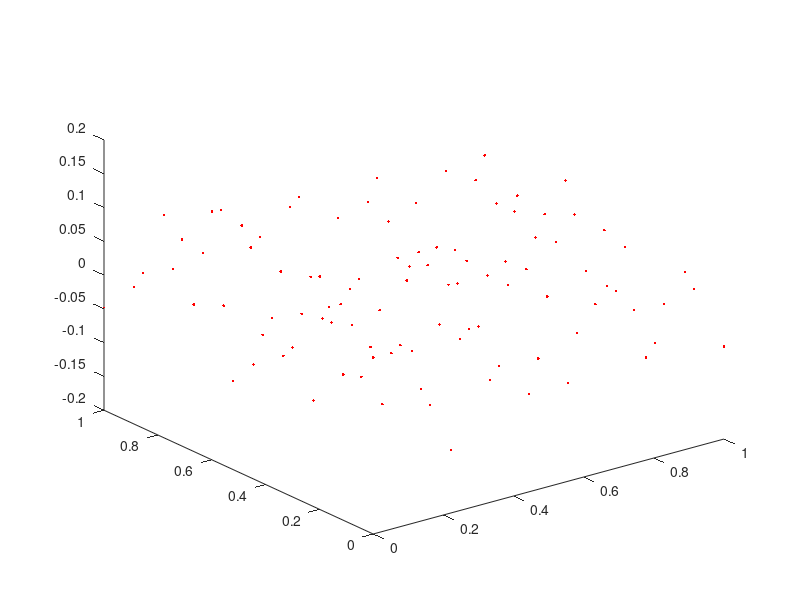

This figure's MATLAB source: (Note: this script raises an error after producing the figure.)
%demo for affine_fit
%Author: Adrien Leygue
%Date: December 3 2014
close all
clear all
figure;
%generate points that lie approximately in the Z=0 plane
N = 10;
[X,Y] = meshgrid(linspace(0,1,N));
XYZ_1 = [X(:) Y(:) 0.05*randn(N^2,1)];
plot3(XYZ_1(:,1),XYZ_1(:,2),XYZ_1(:,3),'r.');
hold on
%compute the normal to the plane and a point that belongs to the plane
[n_1,~,p_1] = affine_fit(XYZ_1);
%generate points that lie approximately in the Z=X plane
%the normal vector is
n_2_exact = [-sqrt(2)/2 0 sqrt(2)/2];
N = 12;
[X,Y] = meshgrid(linspace(0,1,N));
XYZ_2 = [X(:) Y(:) X(:)] + bsxfun(@times,0.05*randn(N^2,1),n_2_exact);
plot3(XYZ_2(:,1),XYZ_2(:,2),XYZ_2(:,3),'b.');
%compute the normal to the plane and a point that belongs to the plane
[n_2,V_2,p_2] = affine_fit(XYZ_2);
%plot the two points p_1 and p_2
plot3(p_1(1),p_1(2),p_1(3),'ro','markersize',15,'markerfacecolor','red');
plot3(p_2(1),p_2(2),p_2(3),'bo','markersize',15,'markerfacecolor','blue');
%plot the normal vector
quiver3(p_1(1),p_1(2),p_1(3),n_1(1)/3,n_1(2)/3,n_1(3)/3,'r','linewidth',2)
h = quiver3(p_2(1),p_2(2),p_2(3),n_2(1)/3,n_2(2)/3,n_2(3)/3,'b','linewidth',2)
%plot the two adjusted planes
[X,Y] = meshgrid(linspace(0,1,3));
%first plane
surf(X,Y, - (n_1(1)/n_1(3)*X+n_1(2)/n_1(3)*Y-dot(n_1,p_1)/n_1(3)),'facecolor','red','facealpha',0.5);
%second plane
%NB: if the plane is vertical the above method cannot be used, one should
%use the secont output of affine_fit which contains a base of the plane.
%this is illustrated below
%S1 and S2 are the coordinates of the plane points in the basis made of the
%columns ov V_2
[S1,S2] = meshgrid([-1 0 1]);
%generate the pont coordinates
X = p_2(1)+[S1(:) S2(:)]*V_2(1,:)';
Y = p_2(2)+[S1(:) S2(:)]*V_2(2,:)';
Z = p_2(3)+[S1(:) S2(:)]*V_2(3,:)';
%plot the plane
surf(reshape(X,3,3),reshape(Y,3,3),reshape(Z,3,3),'facecolor','blue','facealpha',0.5);
xlabel('x');
ylabel('y');
zlabel('z');
axis equal
%compute the angle between the planes in [0 90] degrees
angle = acosd(dot(n_1,n_2));
if angle>90
    angle = 180-angle;
end
angle